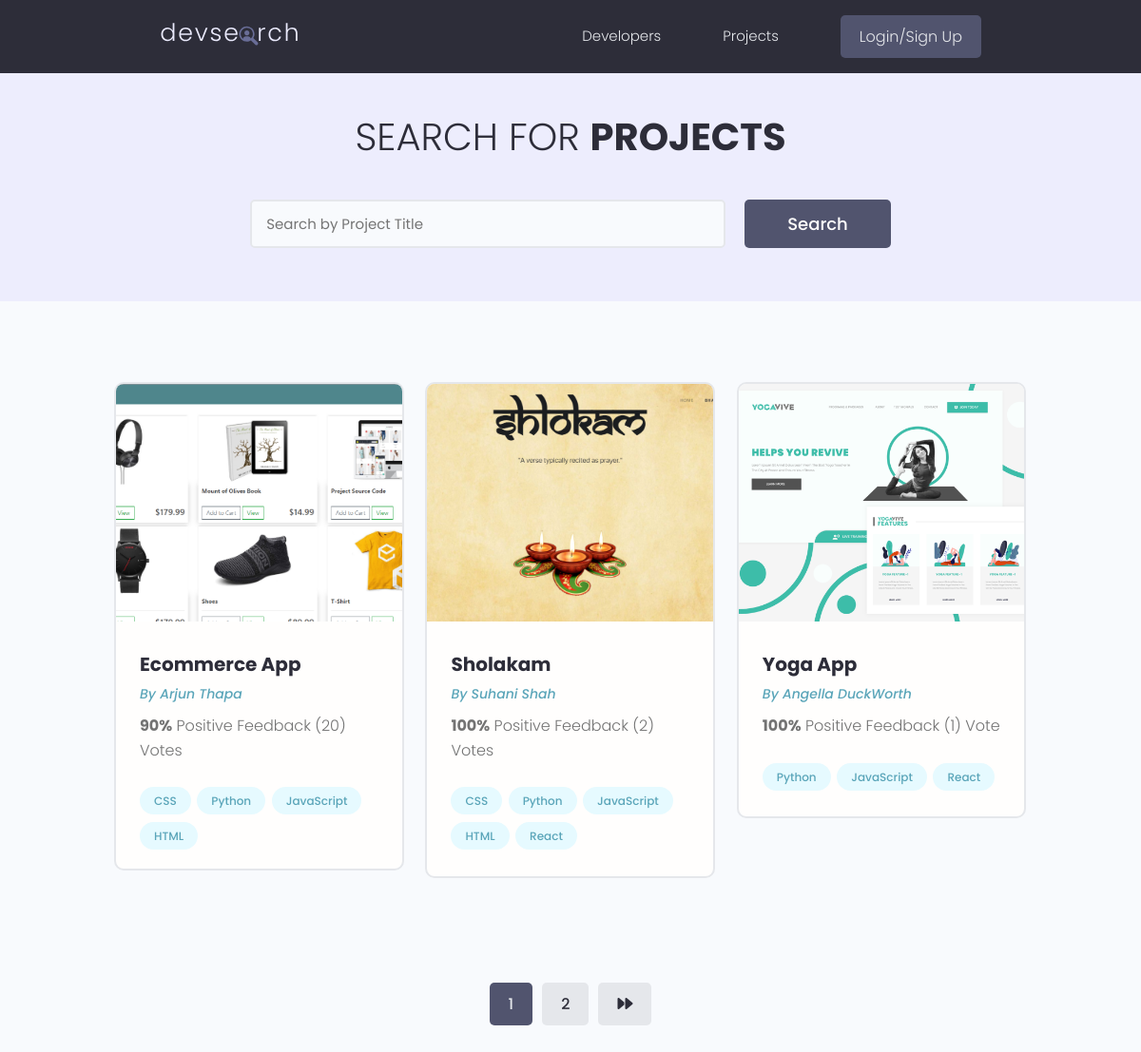
/projects/, run on the app's committed database.
### projects/models.py (models this page shows, shortened)
class Project(models.Model):
  owner = models.ForeignKey(Profile, null=True,blank=True, on_delete = models.SET_NULL)
  title = models.CharField(max_length=100)
  description = models.TextField(null=True, blank=False)
  featured_image = models.ImageField(null=True, blank=True,default='default.jpg')
  demo_link = models.CharField(max_length=2000, null=True, blank = True)
  source_link = models.CharField(max_length=2000, null=True, blank = True)
  tags = models.ManyToManyField('Tag', blank=True)
  vote_total = models.IntegerField(default=0, null=True, blank=True)
  vote_ratio = models.IntegerField(default=0, null=True, blank=True)
  created = models.DateTimeField(auto_now_add=True)
  id = models.UUIDField(default=uuid.uuid4, unique=True,primary_key=True, editable=False)
  @property
  def imageURL(self):
    try:
      url = self.featured_image.url
    except:
      url = ''
    return url
  class Meta:
    ordering = ['-vote_total','-vote_ratio','title']

class Tag(models.Model):
    name = models.CharField(max_length=200)
    created = models.DateTimeField(auto_now_add=True)
    id = models.UUIDField(default=uuid.uuid4, unique=True,primary_key=True, editable=False)
    def __str__(self):
        return self.name

### users/models.py (models this page shows, shortened)
class Profile(models.Model):
    user = models.OneToOneField(User,
                                on_delete=models.CASCADE,
                                null=True,
                                blank=True)
    name = models.CharField(max_length=200, blank=True, null=True)
    email = models.EmailField(max_length=500, blank=True, null=True)
    username = models.CharField(max_length=200, blank=True, null=True)
    location = models.CharField(max_length=200, blank=True, null=True)
    short_intro = models.CharField(max_length=200, blank=True, null=True)
    bio = models.TextField(blank=True, null=True)
    profile_image = models.ImageField(null=True,
                                      blank=True,
                                      upload_to='profiles/',
                                      default="profiles/user-default.png")
    social_github = models.CharField(max_length=200, blank=True, null=True)
    social_twitter = models.CharField(max_length=200, blank=True, null=True)
    social_linkedin = models.CharField(max_length=200, blank=True, null=True)
    social_youtube = models.CharField(max_length=200, blank=True, null=True)
    social_website = models.CharField(max_length=200, blank=True, null=True)
    created = models.DateTimeField(auto_now_add=True)
    id = models.UUIDField(default=uuid.uuid4,
                          unique=True,
                          primary_key=True,
                          editable=False)
    class Meta:
        ordering = ['-created']

### projects/views.py (the view)
# urls.py: path('projects/',include('projects.urls')),
def projects(request):
  projects,search_query = searchProjects(request)
  custom_range, projects = paginateProjects(request,projects,3)
  context = {'projects':projects,'search_query':search_query,'custom_range':custom_range}
  return render(request,'projects/projects.html',context)

### projects/utils.py (called while the page is built)
def paginateProjects(request,projects,result):
  page = request.GET.get('page')
  paginator = Paginator(projects,result)
  try:
    projects = paginator.page(page)
  except PageNotAnInteger:
    page  = 1
    projects = paginator.page(page)
  except EmptyPage:
    page=paginator.num_pages
    projects = paginator.page(page)
  left_index = (int(page) - 4)
  if left_index < 1:
    left_index = 1
  right_index  = (int(page) + 5)
  if right_index > paginator.num_pages:
    right_index = paginator.num_pages + 1
  custom_range = range(left_index,right_index)
  return custom_range,projects

def searchProjects(request):
  search_query = ''
  if request.GET.get('search_query'):
    search_query = request.GET.get('search_query')
  tags = Tag.objects.filter(name__icontains=search_query)
  projects = Project.objects.distinct().filter(
    Q(title__icontains=search_query)|
    Q(description__icontains=search_query)|
    Q(owner__name__icontains=search_query)|
    Q(tags__in=tags)
  )
  return projects,search_query

### projects/templates/projects/projects.html (shortened to what this page needs)
{% extends 'main.html' %}
{% block content %}
<main class="projects">
  <section class="hero-section text-center">
      <div class="container container--narrow">
          <div class="hero-section__box">
              <h2>Search for <span>Projects</span></h2>
          </div>
          <div class="hero-section__search">
              <form id='searchForm' class="form" action="{% url 'projects' %}" method="get">
                  <div class="form__field">
                      <input class="input input--text" id="formInput#search" type="text" name="search_query"
                          placeholder="Search by Project Title" value="{{search_query}}" />
                  </div>
                  <input class="btn btn--sub btn--lg" type="submit" value="Search" />
              </form>
          </div>
      </div>
  </section>
  <section class="projectsList">
  <div class="container">
    <div class="grid grid--three">
    {% for project in projects %}
      <div class="column">
        <div class="card project">
          <a href="{% url 'project' project.id %}" class="project">
          <img class="project__thumbnail" src="{{project.imageURL}}" alt="project thumbnail" />
            <div class="card__body">
              <h3 class="project__title">{{project.title}}</h3>
              <p>
                <a class="project__author" href="#">By
                  {{project.owner.name}}
                </a>
              </p>
              <p class="project--rating">
                <span style="font-weight: bold;">{{project.vote_ratio}}%</span> Positive
                Feedback ({{project.vote_total}}) Vote{{project.vote_total|pluralize:"s"}}
               </p>
            <div class="project__tags">
              {% for tag in project.tags.all %}
              <span class="tag tag--pill tag--main">
                  <small>{{tag}}</small>
              </span>
              {% endfor %}
            </div>
            </div>
          </a>
        </div>
      </div>
    {% endfor %}
    </div>
  </div>
  </section>
  {% include 'pagination.html' with queryset=projects custom_range=custom_range %}
{% endblock content %}

### static/styles/app.css (style rules this page uses)
:root { --color-sub: #2d2d39; }
.btn--sub { background-color: var(--color-sub-light); }
.card { border: 2px solid var(--color-light); }
img { width: 100%; }
.hero-section { height: 40vh; display: flex; align-items: center; background-color: var(--color-sub); }
.hero-section__box { margin-bottom: 4rem; }
.hero-section__box > h2, .hero-section__box > h2 > span { font-size: 4rem; color: var(--color-light); line-height: 1.3; text-transform: uppercase; }
.hero-section__box > h2 { font-weight: 300; }
.hero-section__box > h2 > span { font-weight: 700; }
.hero-section__search > .form { display: flex; align-items: center; justify-content: center; gap: 2rem; }
.hero-section__search > .form input.input--text { width: 50rem; }
.project__author { font-size: 1.4rem; font-style: italic; }
.project--rating { margin-bottom: 1.6em; margin-top: .5em; }
.projects > .hero-section { background: var(--color-sub-lighter); height: 30vh; }
.projects .hero-section__box { margin-bottom: 2.5rem; }
.projects .hero-section__box > h2 { color: var(--color-sub); }
.projects .hero-section__box > h2 > span { font-weight: 700; color: var(--color-sub); }
.projectsList { margin-top: 8rem; }
.project__thumbnail { height: 25rem; object-fit: cover; object-position: top center; }
.project__title { font-size: 2rem; font-weight: 700; color: var(--color-sub); }

### static/uikit/styles/modules/_variables.css (style rules this page uses)
:root { --color-main: #5aa5b9; --color-main-light: #e6faff; --color-sub: #3f4156; --color-sub-light: #51546e; --color-sub-lighter: #ededfd; --color-text: #737373; --color-gray: #8b8b8b; --color-light: #e5e7eb; --color-light-gray: #767676; --color-bg: #f8fafd; --color-white: #fffefd; --color-white-light: #f3f3f3; --color-success: #359e64; --color-success-bg: #def8e8; --color-error: #fc4b0b; --color-error-bg: #fff2ee; --font-base: 'Poppins', arial, helvetica, 'Segoe UI', roboto, ubuntu, sans-serif; --font-monospace: 'Fira Code', 'Courier New', courier, monospace; --font-regular: 300; --font-medium: 500; --font-bold: 700; --generic-shadow: 1px 1px 5px #00000010; --generic-transition: all 0.3s ease-in-out; }

### static/uikit/styles/modules/_base.css (style rules this page uses)
* { margin: 0; padding: 0; box-sizing: border-box; text-rendering: optimizeLegibility; color: inherit; font-size: inherit; }
html { font-size: 50%; }
@media only screen and (min-width: 480px) { html { font-size: 56.25%; } }
@media only screen and (min-width: 1200px) { html { font-size: 62.5%; } }
body { line-height: 1.6; font-weight: 400; font-size: 1.5rem; color: var(--color-text); background-color: var(--color-bg); min-height: 100vh; }

### static/uikit/styles/modules/_typography.css (style rules this page uses)
* { font-family: var(--font-base); }
h2 { font-size: 3.6rem; font-weight: var(--font-bold); }
h3 { font-size: 3.2rem; font-weight: var(--font-medium); }
p, span, strong { font-size: 1.6rem; color: var(--color-text); font-weight: var(--font-regular); }
a { padding-bottom: 2px; text-decoration: none; display: inline-block; color: var(--color-main); font-weight: var(--font-medium); }

### static/uikit/styles/modules/_utilities.css (style rules this page uses)
.container { width: 92%; max-width: 165rem; margin: 0 auto; box-sizing: border-box; }
.container--narrow { width: 92%; max-width: 120rem; }
@media screen and (min-width: 1000px) { .container { width: 90%; } }
@media screen and (min-width: 1000px) { .container--narrow { width: 85%; } }
@media screen and (min-width: 1200px) { .container { width: 80%; } }
@media screen and (min-width: 1200px) { .container--narrow { width: 72%; } }
.text-center { text-align: center; }

### static/uikit/styles/modules/_button.css (style rules this page uses)
.btn { display: inline-block; position: relative; cursor: pointer; background-color: var(--color-light); font-weight: var(--font-medium); color: var(--color-sub); text-decoration: none; padding: 1rem 2rem; border-radius: 0.5rem; border: none; width: -webkit-fit-content; width: -moz-fit-content; width: fit-content; height: -webkit-fit-content; height: -moz-fit-content; height: fit-content; font-size: 1.6rem; outline-width: 0; outline-color: transparent; -webkit-backface-visibility: hidden; backface-visibility: hidden; transition: all 0.3s ease-in-out; }
.btn--sub { background-color: var(--color-sub); color: var(--color-white); }
.btn--lg { font-size: 1.8rem; padding: 1.2rem 4.5rem; }

### static/uikit/styles/modules/_card.css (style rules this page uses)
.card { border-radius: 1rem; background-color: var(--color-white); border: 1.5px solid var(--color-light); width: auto; height: auto; margin-top: 0.5rem; margin-bottom: 0.5rem; overflow: hidden; }
.card__body, .card__header { padding: 2rem 2.5rem; }

### data on the page
Project: imageURL (picture), title "Ecommerce App", owner.name "Arjun Thapa", vote_ratio "90", vote_total "20"
Tag: name "CSS"
Tag: name "Python"
Tag: name "JavaScript"
Tag: name "HTML"
Project: imageURL (picture), title "Sholakam", owner.name "Suhani Shah", vote_ratio "100", vote_total "2"
Tag: name "React"
Project: imageURL (picture), title "Yoga App", owner.name "Angella DuckWorth", vote_ratio "100", vote_total "1"

### other printed values
{{ page }} "1"
{{ page }} "2"
